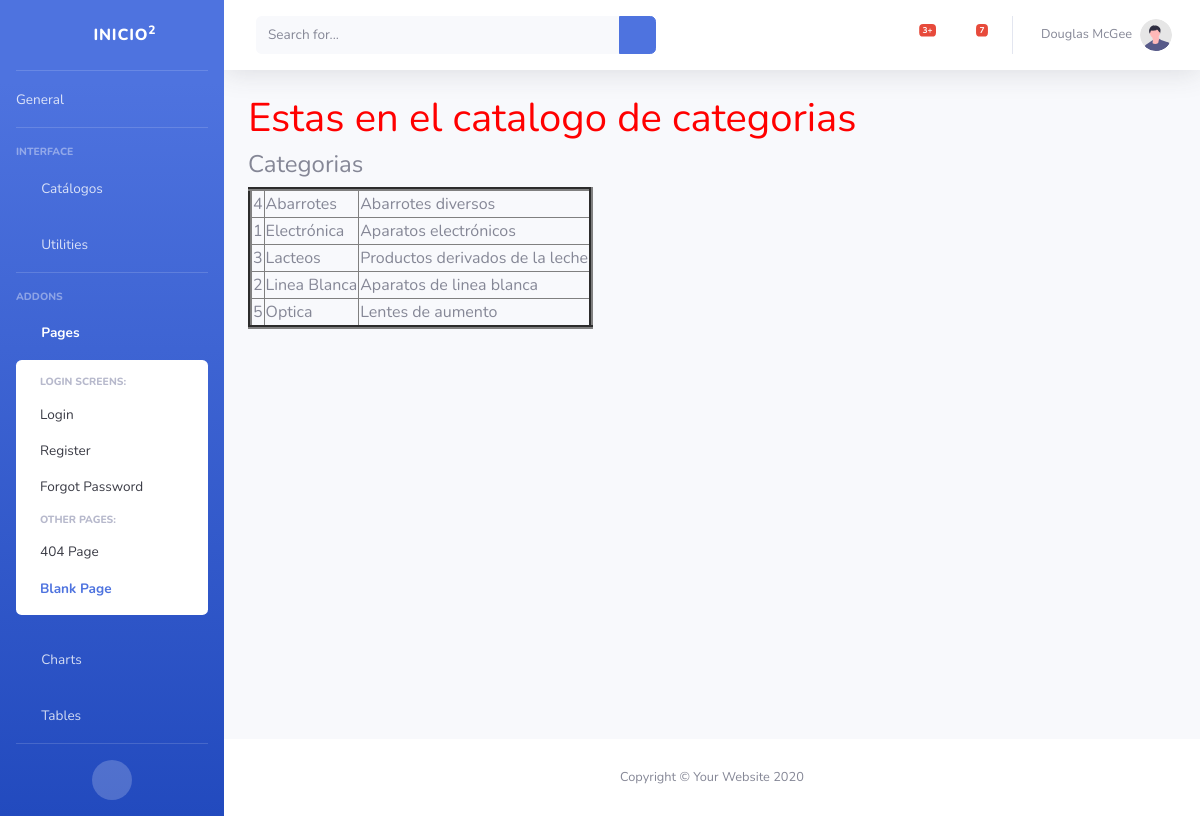
Screenshot of /catalogos/categorias/ with the database file from the repository.
### catalogos/models.py (models this page shows, shortened)
class Categoria(models.Model):
    nombre=models.CharField(max_length=30)
    descripcion=models.CharField(max_length=100)

### catalogos/views.py (the view)
# urls.py: path('categorias/',views.categorias, name='categorias'),
def categorias(request):
   categ = Categoria.objects.all().order_by('nombre') #Select * from categorias
   contexto = {'categorias' : categ}
   return render (request, 'categorias.html', contexto)

### catalogos/templates/categorias.html (shortened to what this page needs)
{% extends "base.html" %}
{% block contenido %}
     <h1 style="color: red;">Estas en el catalogo de categorias</h1>
     <h4>Categorias</h4>
     {% if categorias %}
      <table border="4">
           {% for categoria in categorias %}
           <tr>
                <td>{{ categoria.id }}</td>
                <td>{{ categoria.nombre }}</td>
                <td>{{ categoria.descripcion }}</td>
           </tr>
           {% endfor %}
      </table>
     {% else %}
           <h3>No hay registros en la tabla de categorias</h3>
     {% endif %}
{% endblock %}

### templates/base.html (shortened to what this page needs)
{% load static %}
<!DOCTYPE html>
<html lang="en">
<head>
    <link href="{% static 'css/all.min.css' %}" rel="stylesheet" type="text/css">
    <link href="{% static 'css/sb-admin-2.min.css' %}" rel="stylesheet">
</head>
<body id="page-top">
    <div id="wrapper">
        <ul class="navbar-nav bg-gradient-primary sidebar sidebar-dark accordion" id="accordionSidebar">
            <a class="sidebar-brand d-flex align-items-center justify-content-center" href={% url 'home' %}>
                <div class="sidebar-brand-icon rotate-n-15">
                    <i class="fas fa-laugh-wink"></i>
                </div>
                <div class="sidebar-brand-text mx-3">Inicio<sup>2</sup></div>
            <hr class="sidebar-divider my-0">
            <li class="nav-item">
                <a class="nav-link" href="#"
                    <i class="fas fa-fw fa-tachometer-alt"></i>
                    <span>General</span></a>
            </li>
            <hr class="sidebar-divider">
            <div class="sidebar-heading">
                Interface
            </div>
            <li class="nav-item">
                <a class="nav-link collapsed" href="#" data-toggle="collapse" data-target="#collapseTwo"
                    aria-expanded="true" aria-controls="collapseTwo">
                    <i class="fas fa-fw fa-cog"></i>
                    <span>Catálogos</span>
                </a>
            </li>
            <li class="nav-item">
                <a class="nav-link collapsed" href="#" data-toggle="collapse" data-target="#collapseUtilities"
                    aria-expanded="true" aria-controls="collapseUtilities">
                    <i class="fas fa-fw fa-wrench"></i>
                    <span>Utilities</span>
                </a>
            </li>
            <hr class="sidebar-divider">
            <div class="sidebar-heading">
                Addons
            </div>
            <li class="nav-item active">
                <a class="nav-link" href="#" data-toggle="collapse" data-target="#collapsePages" aria-expanded="true"
                    aria-controls="collapsePages">
                    <i class="fas fa-fw fa-folder"></i>
                    <span>Pages</span>
                </a>
                <div id="collapsePages" class="collapse show" aria-labelledby="headingPages"
                    data-parent="#accordionSidebar">
                    <div class="bg-white py-2 collapse-inner rounded">
                        <h6 class="collapse-header">Login Screens:</h6>
                        <a class="collapse-item" href="login.html">Login</a>
                        <a class="collapse-item" href="register.html">Register</a>
                        <a class="collapse-item" href="forgot-password.html">Forgot Password</a>
                        <h6 class="collapse-header">Other Pages:</h6>
                        <a class="collapse-item" href="404.html">404 Page</a>
                        <a class="collapse-item active" href="blank.html">Blank Page</a>
                    </div>
                </div>
            </li>
            <li class="nav-item">
                <a class="nav-link" href="charts.html">
                    <i class="fas fa-fw fa-chart-area"></i>
                    <span>Charts</span></a>
            </li>
            <li class="nav-item">
                <a class="nav-link" href="tables.html">
                    <i class="fas fa-fw fa-table"></i>
                    <span>Tables</span></a>
            </li>
            <hr class="sidebar-divider d-none d-md-block">
            <div class="text-center d-none d-md-inline">
                <button class="rounded-circle border-0" id="sidebarToggle"></button>
            </div>
        </ul>
        <div id="content-wrapper" class="d-flex flex-column">
            <div id="content">
                <nav class="navbar navbar-expand navbar-light bg-white topbar mb-4 static-top shadow">
                    <form
                        class="d-none d-sm-inline-block form-inline mr-auto ml-md-3 my-2 my-md-0 mw-100 navbar-search">
                        <div class="input-group">
                            <input type="text" class="form-control bg-light border-0 small" placeholder="Search for..."
                                aria-label="Search" aria-describedby="basic-addon2">
                            <div class="input-group-append">
                                <button class="btn btn-primary" type="button">
                                    <i class="fas fa-search fa-sm"></i>
                                </button>
                            </div>
                        </div>
                    </form>
                    <ul class="navbar-nav ml-auto">
                        <li class="nav-item dropdown no-arrow mx-1">
                            <a class="nav-link dropdown-toggle" href="#" id="alertsDropdown" role="button"
                                data-toggle="dropdown" aria-haspopup="true" aria-expanded="false">
                                <i class="fas fa-bell fa-fw"></i>
                                <span class="badge badge-danger badge-counter">3+</span>
                            </a>
                        </li>
                        <li class="nav-item dropdown no-arrow mx-1">
                            <a class="nav-link dropdown-toggle" href="#" id="messagesDropdown" role="button"
                                data-toggle="dropdown" aria-haspopup="true" aria-expanded="false">
                                <i class="fas fa-envelope fa-fw"></i>
                                <span class="badge badge-danger badge-counter">7</span>
                            </a>
                        </li>
                        <li class="nav-item dropdown no-arrow">
                            <a class="nav-link dropdown-toggle" href="#" id="userDropdown" role="button"
                                data-toggle="dropdown" aria-haspopup="true" aria-expanded="false">
                                <span class="mr-2 d-none d-lg-inline text-gray-600 small">Douglas McGee</span>
                                <img class="img-profile rounded-circle"
                                    src="{% static 'img/undraw_profile.svg' %}">
                            </a>
                        </li>
                    </ul>
                </nav>
                <div class="container-fluid">
                {% block contenido %}{% endblock %}
                </div>
            </div>
            <footer class="sticky-footer bg-white">
                <div class="container my-auto">
                    <div class="copyright text-center my-auto">
                        <span>Copyright &copy; Your Website 2020</span>
                    </div>
                </div>
            </footer>
        </div>
    </div>
</body>
</html>

### rows the page displays
Categoria: id "4", nombre "Abarrotes", descripcion "Abarrotes diversos"
Categoria: id "1", nombre "Electrónica", descripcion "Aparatos electrónicos"
Categoria: id "3", nombre "Lacteos", descripcion "Productos derivados de la leche"
Categoria: id "2", nombre "Linea Blanca", descripcion "Aparatos de linea blanca"
Categoria: id "5", nombre "Optica", descripcion "Lentes de aumento"
